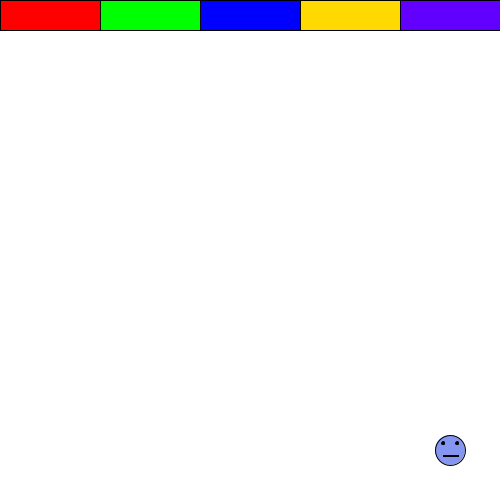
Frame 1 (no input)
Frame 60 (the mouse pressed at the canvas centre just before this capture): identical to frame 1, image omitted
Frame 120 (the mouse held since frame 60 and released just before this capture): identical to frame 1, image omitted

The Processing sketch that drew this single still picture (run headless with seeded random() and noise(); from frame 60 on, the mouse is pressed at the canvas centre):

// Processing sketch: processing_126219
// ── processing_126219.pde

void setup() {
  size(500, 500);
  
  background(255);

  fill(255,0,0);
  rect(0,0,100,30);

  fill(0,255,0);
  rect(100,0,100,30);
  
  fill(0,0,255);
  rect(200,0,100,30);
  
   fill(255,217,0);
  rect(300,0,100,30);
  
     fill(97,0,255);
  rect(400,0,100,30);
  
  fill (133,150,240);
  ellipse(450,450,30,30);
  
  fill (0);
  ellipse(443,443,3,3);
  
  fill (0);
  ellipse(457,443,3,3);
  
  fill (0);
  rect(443,455,15,1);
  
  noFill();
  noStroke();
  
}

void draw() {
  
  //SETTO IL COLORE ROSSO
  if(mouseX>0 && mouseX<100 && mouseY>0 &&mouseY<30){
    fill(255,0,0);
    stroke(255,0,0);
     }

  //SETTO IL COLORE VERDE
  if(mouseX>100 && mouseX<200 && mouseY>0 && mouseY<30){
    fill(0,255,0);
    stroke(0,255,0);
     }
  
  //SETTO IL COLORE BLU
  if(mouseX>200 && mouseX<300 && mouseY>0 &&mouseY<30){
    fill(0,0,255);
    stroke(0,0,255);
     }
  //SETTO IL COLORE GIALLO
  if(mouseX>300 && mouseX<400 && mouseY>0 &&mouseY<30){
    fill(255,217,0);
    stroke(255,217,0);
     }
      //SETTO IL COLORE VIOLA
  if(mouseX>400 && mouseX<500 && mouseY>0 &&mouseY<30){
    fill(97,0,255);
    stroke(97,0,255);
     }
     
 
     
  //DISEGNO SOLO SE FACCIO CLICK SUL MOUSE E LA POSIZIONE DEL MOUSE E' FUORI DAI PULSANTI
  if (mousePressed && mouseY>35) {
    line(mouseX, mouseY,pmouseX,pmouseY);
  }
}
void keyPressed() {
  if (keyCode == 67) { //c = clear
    fill(255,255,255);
    rect(0,30,500,470);
     }
}
